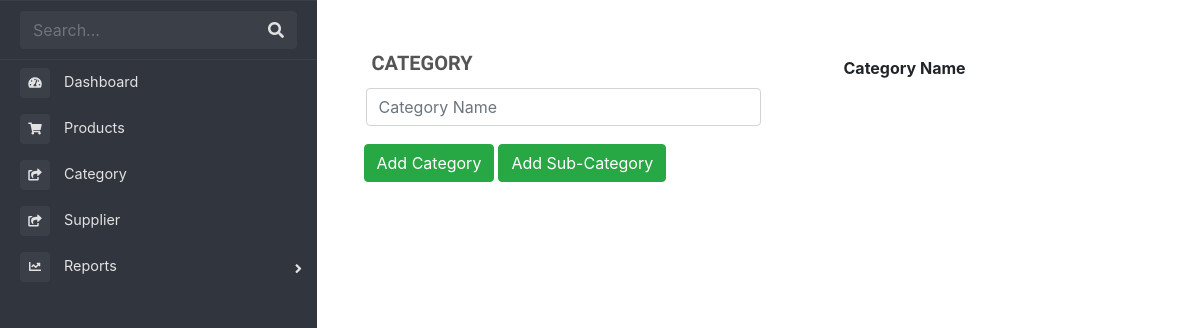
The app's page /capstone2/category.php (signed in), older data.
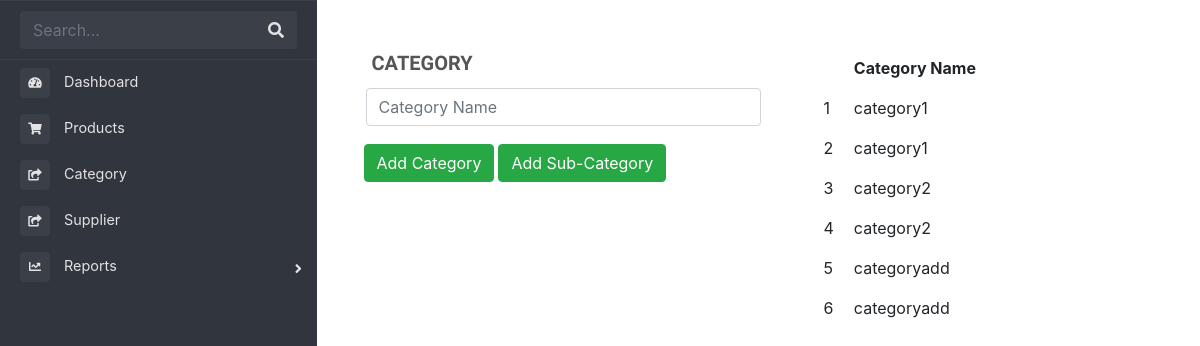
The same page, newer data.
### tables this page shows
CREATE TABLE `product_category` (
  `id` int(11) NOT NULL,
  `category_name` varchar(255) NOT NULL,
  `subcategory_name` varchar(255) NOT NULL
);

### capstone2/core/classes/sql.php (called while the page is built, shortened)
<?php
  include_once 'core/init.php';
class DataOperation extends Database {
   public function fetch_data($table){
   $sql = "SELECT * FROM ".$table;
   $array = array();
   $query = mysqli_query($this->con,$sql);
   while($row = mysqli_fetch_assoc($query)){
    $array[] = $row;
   }
   return $array;
  }
}
$obj = new DataOperation;
 ?>

### capstone2/core/database/database_connect.php (called while the page is built, shortened)
<?php
class Database {
	public function __construct(){
		$this->con = mysqli_connect("localhost","admin","root","capstone2");
	}
}
?>

### capstone2/core/classes/function.php (called while the page is built)
<?php
  include_once 'core/init.php';
function count_id(){
      static $count = 1;
      return $count++;
}
?>

### capstone2/category.php (the view, shortened to what this page needs)
<?php
	include_once 'core/init.php';
?>
<!DOCTYPE html>
<html>
<head>
</head>
<body>
<div class="row">
<div class="col-md-3">
	<?php
		include 'includes/admin_menu.php';
	?>
</div>
<div class="col-md-4 mt-5 mx-5">
	<div class="p-0 m-0" id="category_title">
		<p class="pl-3 mb-0">CATEGORY</p>
	</div>
<form method="POST">
	<table id="addNewCat">
	<tr>
	<td class="">
	        <input type="text" maxlength="40" style="width: 395px;" class="form-control" name="categorie_name" placeholder="Category Name">
	</td>
	</tr>
	</table>
	<div class="pl-2 pt-2">
		<button type="submit" class="btn btn-success" name="add_category"> Add Category</button>
		<button type="button"  name="add" id="add" class="btn btn-success">
			Add Sub-Category
	    </button>
	</div>
</form>
</div>
<div class="col-md-4 mt-5">
<form method="POST">
	<table>
		<thead>
			<th></th>
			<th>Category Name</th>
		</thead>
		<tbody>
			<?php
				$myrow = $obj->fetch_data("product_category");
				foreach($myrow as $row):
			?>
			<tr>
				<td><?php echo count_id();?></td>
				<td><?php echo $row['category_name'];?></td>
			</tr>
		<?php endforeach; ?>
		</tbody>
	</table>
</form>
</div>
</div>
</body>
</html>

### capstone2/core/init.php (shortened to what this page needs)
<?php
include 'database/database_connect.php';
include 'classes/function.php';
include 'classes/sql.php';
?>
<link rel="stylesheet" type="text/css" href="assets/css/style.css">
<link rel="stylesheet" href="assets/bootstrap/bootstrap/dist/css/bootstrap.min.css">
<link rel="stylesheet" href="https://cdnjs.cloudflare.com/ajax/libs/font-awesome/4.7.0/css/font-awesome.min.css">
<link href="https://use.fontawesome.com/releases/v5.0.6/css/all.css" rel="stylesheet">
<link rel="stylesheet" type="text/css" href="https://code.jquery.com/ui/1.12.1/themes/base/jquery-ui.css">
<link rel="stylesheet" type="text/css" href="//cdn.datatables.net/1.10.19/css/jquery.dataTables.min.css">

### capstone2/includes/admin_menu.php (shortened to what this page needs)
<link rel="stylesheet" type="text/css" href="assets/css/admin_menu_style.css">
<div class="page-wrapper chiller-theme toggled m-0">
  <nav id="sidebar" class="sidebar-wrapper">
  <div class="sidebar-content">
    <div class="sidebar-search">
    <div>
        <div class="input-group">
            <input type="text" class="form-control search-menu" placeholder="Search...">
            <div class="input-group-append">
              <span class="input-group-text">
                <i class="fa fa-search" aria-hidden="true"></i>
              </span>
            </div>
        </div>
    </div>
    </div>
    <div class="sidebar-menu">
    <ul>
        <li class="sidebar active">
            <a href="#">
              <i class="fa fa-tachometer-alt"></i>
              <span>Dashboard</span>
            </a>
        </li>
        <li class="sidebar">
            <a href="products.php">
              <i class="fa fa-shopping-cart"></i>
              <span>Products</span>
            </a>
        </li>
        <li class="sidebar">
            <a href="category.php">
              <i class="fa fa-share-square"></i>
              <span>Category</span>
            </a>
        </li>
        <li class="sidebar">
            <a href="supplier.php">
              <i class="fa fa-share-square"></i>
              <span>Supplier</span>
            </a>
        </li>
        <li class="sidebar-dropdown">
            <a href="#">
              <i class="fa fa-chart-line"></i>
              <span>Reports</span>
            </a>
        </li>
    </ul>
    </div>
  </div>
  </nav>
</div>

### capstone2/assets/css/style.css (style rules this page uses)
table th,tr,td { padding: 10px ; }
#category_title p { font-size: 20px; font-weight: bold; font-family: "PT Sans" , sans-serif; color: #555; }

### capstone2/assets/css/admin_menu_style.css (style rules this page uses)
body { font-size: 0.9rem; }
.page-wrapper .sidebar-wrapper, .sidebar-wrapper .sidebar-brand > a, .sidebar-wrapper .sidebar-dropdown > a:after, .sidebar-wrapper .sidebar-menu .sidebar-dropdown .sidebar-submenu li a:before, .sidebar-wrapper ul li a i, .page-wrapper .page-content, .sidebar-wrapper .sidebar-search input.search-menu, .sidebar-wrapper .sidebar-search .input-group-text, .sidebar-wrapper .sidebar-menu ul li a, #show-sidebar, #close-sidebar { -webkit-transition: all 0.3s ease; -moz-transition: all 0.3s ease; -ms-transition: all 0.3s ease; -o-transition: all 0.3s ease; transition: all 0.3s ease; }
.page-wrapper.toggled .sidebar-wrapper { left: 0px; }
.sidebar-wrapper { width: 317px; height: 100%; max-height: 100%; position: fixed; top: 0; left: -300px; z-index: 999; }
.sidebar-wrapper ul { list-style-type: none; padding: 0; margin: 0; }
.sidebar-wrapper a { text-decoration: none; }
.sidebar-content { max-height: calc(100% - 30px); height: calc(100% - 30px); overflow-y: auto; position: relative; }
.sidebar-wrapper .sidebar-search > div { padding: 10px 20px; }
.sidebar-wrapper .sidebar-menu { padding-bottom: 10px; }
.sidebar-wrapper .sidebar-menu ul li a { display: inline-block; width: 100%; text-decoration: none; position: relative; padding: 8px 30px 8px 20px; }
.sidebar-wrapper .sidebar-menu ul li a i { margin-right: 10px; font-size: 12px; width: 30px; height: 30px; line-height: 30px; text-align: center; border-radius: 4px; }
.sidebar-wrapper .sidebar-menu .sidebar-dropdown > a:after { font-family: "Font Awesome 5 Free"; font-weight: 900; content: "\f105"; font-style: normal; display: inline-block; font-style: normal; font-variant: normal; text-rendering: auto; -webkit-font-smoothing: antialiased; -moz-osx-font-smoothing: grayscale; text-align: center; background: 0 0; position: absolute; right: 15px; top: 14px; }
.chiller-theme .sidebar-wrapper { background: #31353D; }
.chiller-theme .sidebar-wrapper .sidebar-header, .chiller-theme .sidebar-wrapper .sidebar-search, .chiller-theme .sidebar-wrapper .sidebar-menu { border-top: 1px solid #3a3f48; }
.chiller-theme .sidebar-wrapper .sidebar-search input.search-menu, .chiller-theme .sidebar-wrapper .sidebar-search .input-group-text { border-color: transparent; box-shadow: none; }
.chiller-theme .sidebar-wrapper .sidebar-header .user-info .user-role, .chiller-theme .sidebar-wrapper .sidebar-header .user-info .user-status, .chiller-theme .sidebar-wrapper .sidebar-search input.search-menu, .chiller-theme .sidebar-wrapper .sidebar-search .input-group-text, .chiller-theme .sidebar-wrapper .sidebar-brand>a, .chiller-theme .sidebar-wrapper .sidebar-menu ul li a, .chiller-theme .sidebar-footer>a { color: #e2e2e2; }
.chiller-theme .sidebar-wrapper .sidebar-menu ul li a i, .chiller-theme .sidebar-wrapper .sidebar-menu .sidebar-dropdown div, .chiller-theme .sidebar-wrapper .sidebar-search input.search-menu, .chiller-theme .sidebar-wrapper .sidebar-search .input-group-text { background: #3a3f48; }

Row changes from the older to the newer data that the page shows:
added product_category: count_id "1", category_name "category1"
added product_category: count_id "2", category_name "category1"
added product_category: count_id "3", category_name "category2"
added product_category: count_id "4", category_name "category2"
added product_category: count_id "5", category_name "categoryadd"
added product_category: count_id "6", category_name "categoryadd"
